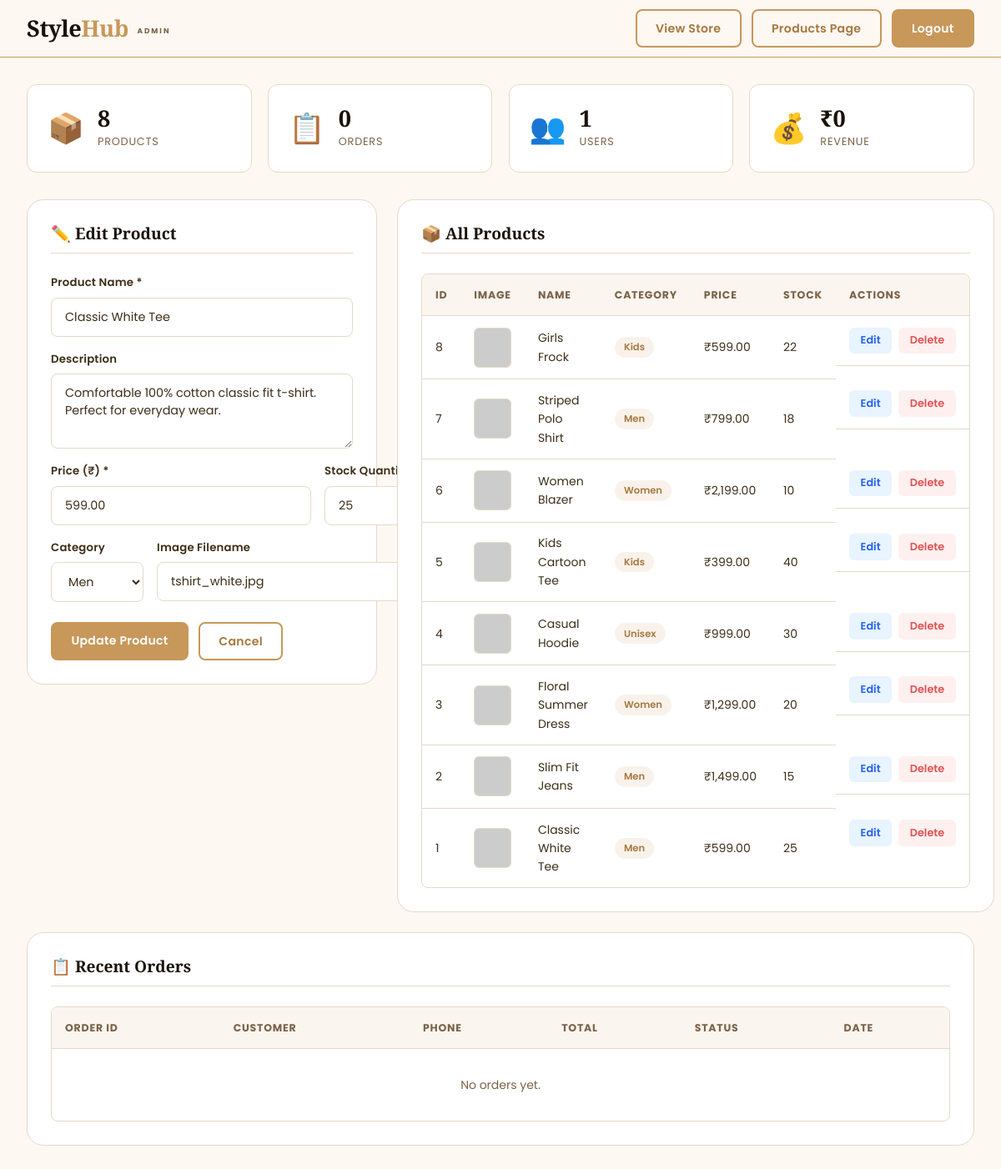
/admin.php?edit=1 (signed in), run on the app's committed database.
### tables this page shows
CREATE TABLE products (
    id INT AUTO_INCREMENT PRIMARY KEY,
    name VARCHAR(150) NOT NULL,
    description TEXT,
    price DECIMAL(10,2) NOT NULL,
    category VARCHAR(50) NOT NULL,         
    image VARCHAR(255) DEFAULT 'placeholder.jpg',
    stock INT DEFAULT 10,
    created_at TIMESTAMP DEFAULT CURRENT_TIMESTAMP
);

### admin.php (the view, shortened to what this page needs)
<?php
require_once 'config.php';
$edit_product = null;
if (isset($_GET['edit'])) {
    $edit_id      = (int)$_GET['edit'];
    $edit_stmt    = mysqli_prepare($conn, "SELECT * FROM products WHERE id = ?");
    mysqli_stmt_bind_param($edit_stmt, "i", $edit_id);
    mysqli_stmt_execute($edit_stmt);
    $edit_product = mysqli_fetch_assoc(mysqli_stmt_get_result($edit_stmt));
}
$products = mysqli_query($conn, "SELECT * FROM products ORDER BY id DESC");
$total_products = mysqli_fetch_assoc(mysqli_query($conn, "SELECT COUNT(*) as c FROM products"))['c'];
$total_orders   = mysqli_fetch_assoc(mysqli_query($conn, "SELECT COUNT(*) as c FROM orders"))['c'];
$total_users    = mysqli_fetch_assoc(mysqli_query($conn, "SELECT COUNT(*) as c FROM users"))['c'];
$rev_row        = mysqli_fetch_assoc(mysqli_query($conn, "SELECT SUM(total_amount) as s FROM orders"));
$total_revenue  = $rev_row['s'] ?? 0;
?>
<!DOCTYPE html>
<html lang="en">
<head>
    <link rel="stylesheet" href="style.css">
</head>
<body>
<nav class="navbar admin-nav">
    <div class="nav-container">
        <a href="index.php" class="logo">Style<span>Hub</span> <small>Admin</small></a>
        <div class="nav-right">
            <a href="index.php" class="btn-outline">View Store</a>
            <a href="products.php" class="btn-outline">Products Page</a>
            <a href="logout.php" class="btn-primary">Logout</a>
        </div>
    </div>
</nav>
<div class="admin-wrapper">
    <div class="admin-stats">
        <div class="stat-card">
            <div class="stat-icon">📦</div>
            <div class="stat-info">
                <h3><?= $total_products ?></h3>
                <p>Products</p>
            </div>
        </div>
        <div class="stat-card">
            <div class="stat-icon">📋</div>
            <div class="stat-info">
                <h3><?= $total_orders ?></h3>
                <p>Orders</p>
            </div>
        </div>
        <div class="stat-card">
            <div class="stat-icon">👥</div>
            <div class="stat-info">
                <h3><?= $total_users ?></h3>
                <p>Users</p>
            </div>
        </div>
        <div class="stat-card">
            <div class="stat-icon">💰</div>
            <div class="stat-info">
                <h3><?= CURRENCY . number_format($total_revenue, 0) ?></h3>
                <p>Revenue</p>
            </div>
        </div>
    </div>
    <div class="admin-layout">
        <div class="admin-form-section">
            <h3><?= $edit_product ? '✏️ Edit Product' : '➕ Add New Product' ?></h3>
            <form method="POST" action="admin.php" class="admin-form">
                <div class="form-group">
                    <label>Product Name *</label>
                    <input type="text" name="name" placeholder="e.g. Classic White Tee" required
                           value="<?= $edit_product ? htmlspecialchars($edit_product['name']) : '' ?>">
                </div>
                <div class="form-group">
                    <label>Description</label>
                    <textarea name="description" rows="3" placeholder="Product description..."><?= $edit_product ? htmlspecialchars($edit_product['description']) : '' ?></textarea>
                </div>
                <div class="form-row">
                    <div class="form-group">
                        <label>Price (₹) *</label>
                        <input type="number" name="price" step="0.01" min="0" placeholder="e.g. 599.00" required
                               value="<?= $edit_product ? $edit_product['price'] : '' ?>">
                    </div>
                    <div class="form-group">
                        <label>Stock Quantity</label>
                    </div>
                </div>
                <div class="form-row">
                    <div class="form-group">
                        <label>Category</label>
                        <select name="category">
                            <option value="Men"    <?= ($edit_product && $edit_product['category'] == 'Men')    ? 'selected' : '' ?>>Men</option>
                        </select>
                    </div>
                    <div class="form-group">
                        <label>Image Filename</label>
                        <input type="text" name="image" placeholder="e.g. shirt.jpg"
                               value="<?= $edit_product ? htmlspecialchars($edit_product['image']) : '' ?>">
                    </div>
                </div>
                <div class="admin-form-btns">
                    <button type="submit" class="btn-primary">
                        <?= $edit_product ? 'Update Product' : 'Add Product' ?>
                    </button>
                    <?php if ($edit_product): ?>
                        <a href="admin.php" class="btn-outline">Cancel</a>
                    <?php endif; ?>
                </div>
            </form>
        </div>
        <div class="admin-table-section">
            <h3>📦 All Products</h3>
            <div class="table-wrapper">
                <table class="admin-table">
                    <thead>
                        <tr>
                            <th>ID</th>
                            <th>Image</th>
                            <th>Name</th>
                            <th>Category</th>
                            <th>Price</th>
                            <th>Stock</th>
                            <th>Actions</th>
                        </tr>
                    </thead>
                    <tbody>
                        <?php while ($p = mysqli_fetch_assoc($products)): ?>
                        <tr>
                            <td><?= $p['id'] ?></td>
                            <td>
                                <img src="uploads/<?= htmlspecialchars($p['image']) ?>"
                                     alt="<?= htmlspecialchars($p['name']) ?>"
                                     onerror="this.src='https://placehold.co/48x48/f5e8d5/c8975a?text=?'"
                                     class="table-img">
                            </td>
                            <td><?= htmlspecialchars($p['name']) ?></td>
                            <td><span class="category-tag"><?= htmlspecialchars($p['category']) ?></span></td>
                            <td><?= CURRENCY . number_format($p['price'], 2) ?></td>
                            <td><?= $p['stock'] ?></td>
                            <td class="action-btns">
                                <a href="admin.php?edit=<?= $p['id'] ?>" class="btn-edit">Edit</a>
                                <a href="admin.php?delete=<?= $p['id'] ?>"
                                   class="btn-delete"
                                   onclick="return confirm('Are you sure you want to delete this product?')">
                                   Delete
                                </a>
                            </td>
                        </tr>
                        <?php endwhile; ?>
                    </tbody>
                </table>
            </div>
        </div>
    </div>
    <div class="admin-orders">
        <h3>📋 Recent Orders</h3>
        <div class="table-wrapper">
            <table class="admin-table">
                <thead>
                    <tr>
                        <th>Order ID</th>
                        <th>Customer</th>
                        <th>Phone</th>
                        <th>Total</th>
                        <th>Status</th>
                        <th>Date</th>
                    </tr>
                </thead>
                <tbody>
                    <?php
                    $orders = mysqli_query($conn,
                        "SELECT orders.*, users.name AS customer_name
                         FROM orders
                         JOIN users ON orders.user_id = users.id
                         ORDER BY orders.id DESC LIMIT 10"
                    );
                    if ($orders && mysqli_num_rows($orders) > 0):
                        while ($order = mysqli_fetch_assoc($orders)):
                    ?>
                    <tr>
                        <td>#<?= $order['id'] ?></td>
                        <td><?= htmlspecialchars($order['customer_name']) ?></td>
                        <td><?= htmlspecialchars($order['phone']) ?></td>
                        <td><?= CURRENCY . number_format($order['total_amount'], 2) ?></td>
                        <td><span class="status-badge"><?= htmlspecialchars($order['status']) ?></span></td>
                        <td><?= date('d M Y', strtotime($order['created_at'])) ?></td>
                    </tr>
                    <?php
                        endwhile;
                    else:
                    ?>
                    <tr>
                        <td colspan="6" style="text-align:center;padding:2rem;color:var(--text-light);">No orders yet.</td>
                    </tr>
                    <?php endif; ?>
                </tbody>
            </table>
        </div>
    </div>
</div>
</body>
</html>

### data on the page
products: name "Classic White Tee", description "Comfortable 100% cotton classic fit t-shirt. Perfect for everyday wear.", price "599.00", category "Men", image "tshirt_white.jpg", id "1", stock "25"
products: id "8", name "Girls Frock", category "Kids", price "599.00", stock "22"
products: id "7", name "Striped Polo Shirt", category "Men", price "799.00", stock "18"
products: id "6", name "Women Blazer", category "Women", price "2,199.00", stock "10"
products: id "5", name "Kids Cartoon Tee", category "Kids", price "399.00", stock "40"
products: id "4", name "Casual Hoodie", category "Unisex", price "999.00", stock "30"
products: id "3", name "Floral Summer Dress", category "Women", price "1,299.00", stock "20"
products: id "2", name "Slim Fit Jeans", category "Men", price "1,499.00", stock "15"

### other printed values
$total_products "8"
$total_orders "0"
$total_users "1"
CURRENCY "₹"
$total_revenue "0"
